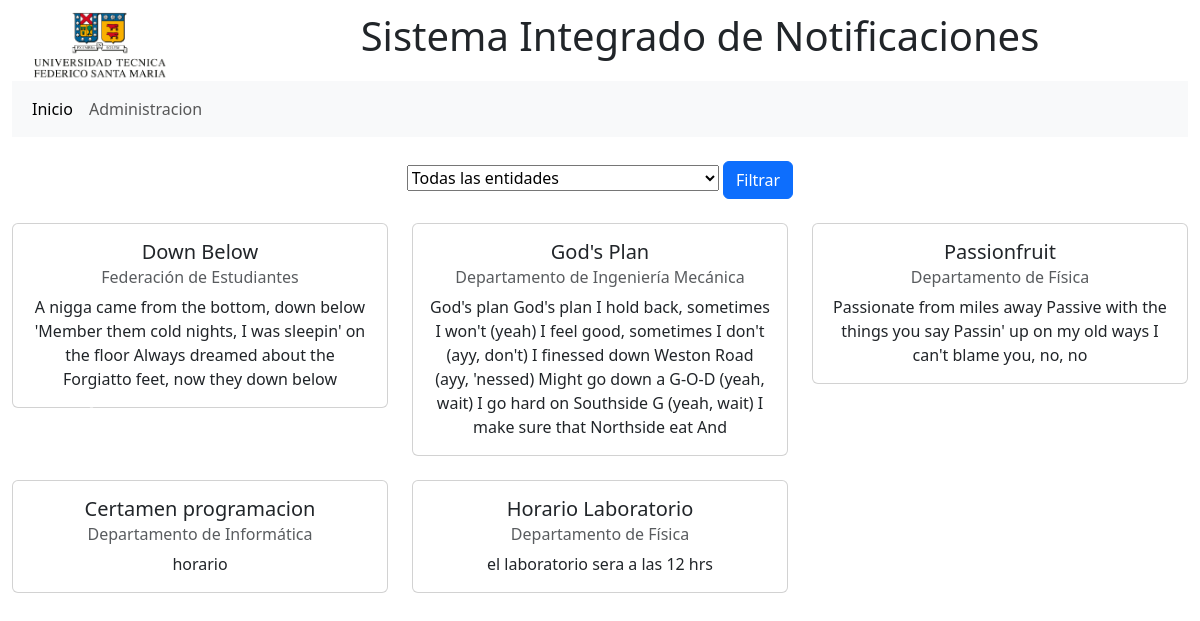
The page /filtrar_comunicados/ on the database its author committed.
### core/models.py (models this page shows, shortened)
class Comunicado(models.Model):
    id                        = models.BigAutoField(primary_key=True)
    titulo                    = models.CharField(max_length=50)
    detalle                   = models.TextField()
    detalle_corto             = models.CharField(max_length=255)
    tipo                      = models.CharField(max_length=20,choices=TIPO_CHOICES,null=True)
    entidad_id                = models.ForeignKey('Entidad',on_delete=models.CASCADE)
    visible                   = models.BooleanField(default=False)
    fecha_publicacion         = models.DateTimeField(auto_now_add=True)
    fecha_ultima_modificacion = models.DateTimeField(auto_now=True)
    publicado_por             = models.ForeignKey(User, on_delete=models.CASCADE,related_name='comunicados_publicados')
    modificado_por            = models.ForeignKey(User,on_delete=models.CASCADE, related_name='comunicados_modificados')

class Entidad(models.Model):
    id     = models.BigIntegerField(primary_key=True)
    nombre = models.CharField(max_length=50)
    logo   = models.ImageField(upload_to="logos", null=True)

### core/views.py (the view)
# urls.py: path('filtrar_comunicados/', filtrar_comunicados, name='filtrar_comunicados'),
def filtrar_comunicados(request):
    entidad_id  = request.GET.get('entidad')
    comunicados = Comunicado.objects.all().order_by('-fecha_publicacion')
    if entidad_id:
        comunicados = comunicados.filter(entidad_id=entidad_id)
    entidades = Entidad.objects.all()
    data = {
        'comunicados': comunicados,
        'entidades': entidades
        }
    return render(request, 'core/home.html', data)

### core/templates/core/home.html (shortened to what this page needs)
{% extends 'core/base.html' %}
{% block content %}
<div class="col d-xxl-none">
    <header class="row text-center">
        <div class="col-sm-2">
            <img src="/static/core/img/logo-usm.png" alt="logo-usm" class="logo img-fluid">
        </div>
        <div class="col-10 d-none d-sm-block">
            <h1>Sistema Integrado de Notificaciones</h1>
        </div>
    </header>
    <nav class="row">
        <div class="col">
            <nav class="navbar navbar-expand-xl bg-body-tertiary d-none d-xl-block">
                <div class="container-fluid">
                <div class="collapse navbar-collapse" id="navbarNav">
                    <ul class="navbar-nav">
                    <li class="nav-item">
                        <a class="nav-link active" aria-current="page" href="{% url 'home' %}">Inicio</a>
                    </li>
                    <li class="nav-item">
                        <a class="nav-link" href="{% url 'admin:index' %}">Administracion</a>
                    </li>
                    </ul>
                </div>
                </div>
            </nav>
        </div>
    </nav>
    <br>
    <div class="row text-center">
        <div class="col">
            <form method="get" action="{% url 'filtrar_comunicados' %}">
                <select name="entidad" id="entidad">
                    <option value="">Todas las entidades</option>
                </select>
                <button class="btn btn-primary" type="submit">Filtrar</button>
            </form>
        </div>
    </div>
</div>
{% endblock %}

### core/templates/core/cards.html
<div class="col d-xxl-none">
  <div class="row row-cols-1 row-cols-lg-3 g-4">
    {% for comunicado in comunicados %}
    <div class="col">
      {% if comunicado.visible == True %}
      <div class="card">
        <div class="card-body">
          <h5 class="card-title">{{ comunicado.titulo }}</h5>
          <h6 class="card-subtitle mb-2 text-body-secondary">{{ comunicado.entidad_id.nombre }}</h6>
          <p class="card-text">{{ comunicado.detalle_corto }}</p>
        </div>
      </div>
      {% endif %}
    </div>
    {% endfor %}
  </div>
</div>

### core/static/core/css/estilos.css (style rules this page uses)
* { margin:0; padding:0; }
header { align-items: center; display: flex; }
.logo { width: 300px; }

### rows shown on the page
Comunicado: titulo "Down Below", entidad_id.nombre "Federación de Estudiantes", detalle_corto "A nigga came from the bottom, down below 'Member them cold nights, I was sleepin' on the floor Always dreamed about the Forgiatto feet, now they down below"
Comunicado: titulo "God's Plan", entidad_id.nombre "Departamento de Ingeniería Mecánica", detalle_corto "God's plan God's plan I hold back, sometimes I won't (yeah) I feel good, sometimes I don't (ayy, don't) I finessed down Weston Road (ayy, 'nessed) Might go down a G-O-D (yeah, wait) I go hard on Southside G (yeah, wait) I make sure that Northside eat And"
Comunicado: titulo "Passionfruit", entidad_id.nombre "Departamento de Física", detalle_corto "Passionate from miles away Passive with the things you say Passin' up on my old ways I can't blame you, no, no"
Comunicado: titulo "Certamen programacion", entidad_id.nombre "Departamento de Informática", detalle_corto "horario"
Comunicado: titulo "Horario Laboratorio", entidad_id.nombre "Departamento de Física", detalle_corto "el laboratorio sera a las 12 hrs"
